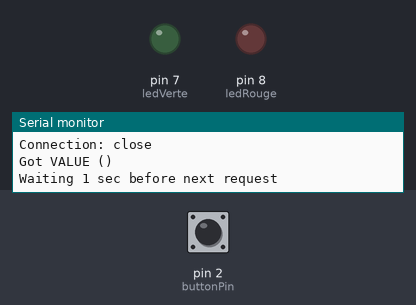
The sketch below on a simulated Arduino Leonardo, built with avr-gcc and run on an emulated ATmega32U4. On the bench: output pins drawn as LEDs (lit = HIGH), the last lines printed to the serial monitor. The inputs (shaded band) are chosen by the test bench; at power-on: pin 2 (buttonPin) LOW. WiFi joins after 1.5 s; servers stay silent unless stated; uploads are accepted with an empty reply.

Above: at 2.7 s.
2.8 s: pin 2 (buttonPin) pulled HIGH for 1.9 s
At 4.4 s:
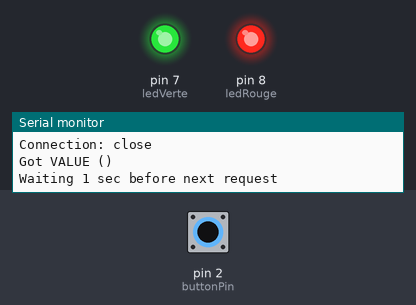
6.8 s: pin 2 (buttonPin) pulled HIGH for 3.2 s
At 12.5 s:
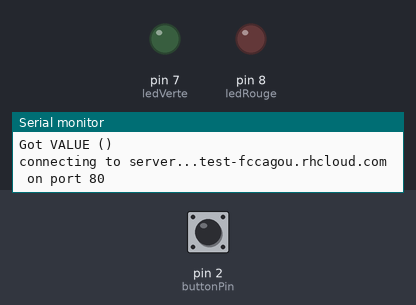
Timing chart, 0 to 14.0 s (numbered marks = the images above; inputs shaded):
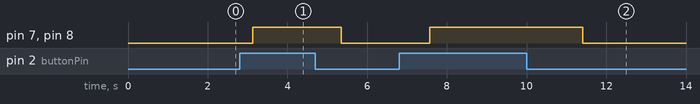

Measured:
- after the input at 2.8 s, pin 7 (ledVerte), pin 8 (ledRouge): LOW → HIGH after 0.32 s, → LOW 2.2 s later
- after the input at 6.8 s, pin 7 (ledVerte), pin 8 (ledRouge): LOW → HIGH after 0.77 s, → LOW 3.8 s later

The sketch:

webClient.ino
```cpp
/*

 Some code to interact between http server and hardware.

 Circuit:
 * Ethernet
 * Led red connected on pin 8
 * Led green connected on pin 7
 * Push button connected on pin 2

 Works with code http://test-fccagou.rhcloud.com/arduino.html

 created Nov 09 2014
 by Francois Chenais

 This code is in the public domain.


 */

#include <SPI.h>
#include <Ethernet.h>

#include <urllib.h>

// Enter a MAC address and IP address for your controller below.
// The IP address will be dependent on your local network:
byte mac[] = {
  0x00, 0xAA, 0xBB, 0xCC, 0xDE, 0x01 };

IPAddress ip(192,168,1,20);

// initialize the library instance:
EthernetClient client;

const unsigned long requestInterval = 1000;  // delay between requests

/* When tested on local network.

char serverName[] = "192.168.1.2";
int serverPort = 8051;

*/

char serverName[] = "test-fccagou.rhcloud.com";
int serverPort = 80;

unsigned long lastAttemptTime = 0;
String http_response = "";

int ledVerte = 7;
int ledRouge = 8;

Urllib url;


// Bouton
const int buttonPin = 2;
int buttonState = 0;
int buttonStatePrev = 0;


void setup() {

  pinMode(buttonPin, INPUT);

  pinMode(ledVerte, OUTPUT);
  pinMode(ledRouge, OUTPUT);
  // reserve space for the strings:
  http_response.reserve(512);

  // Open serial communications and wait for port to open:
  Serial.begin(9600);
  while (!Serial) {
    ; // wait for serial port to connect. Needed for Leonardo only
  }


  // attempt a DHCP connection:
  Serial.println("Attempting to get an IP address using DHCP:");
  if (!Ethernet.begin(mac)) {
    // if DHCP fails, start with a hard-coded address:
    Serial.println("failed to get an IP address using DHCP, trying manually");
    Ethernet.begin(mac, ip);
  }
  Serial.print("My address:");
  Serial.println(Ethernet.localIP());

}


void loop()
{


  buttonState = digitalRead(buttonPin);

  if (buttonState != buttonStatePrev)
  {

    if (buttonState == HIGH) {
      digitalWrite(ledRouge, HIGH);
      digitalWrite(ledVerte, HIGH);
      http_request(serverName, serverPort, "/arduino/led1/set/1");
      http_request(serverName, serverPort, "/arduino/led2/set/1");
    }
    else {
      digitalWrite(ledRouge, LOW);
      digitalWrite(ledVerte, LOW);
      http_request(serverName, serverPort, "/arduino/led1/set/0");
      http_request(serverName, serverPort, "/arduino/led2/set/0");
    }

    buttonStatePrev = buttonState;

    Serial.print("Led1: ");
    Serial.println(http_response);

  } else {

    http_request(serverName, serverPort, "/arduino/led1/get/");

    switch (http_response[0]) {

       case '0':
         digitalWrite(ledRouge, LOW);
         break;

       case '1':
         digitalWrite(ledRouge, HIGH);
         break;

    }


    http_request(serverName, serverPort, "/arduino/led2/get/");

    switch (http_response[0]) {

       case '0':
         digitalWrite(ledVerte, LOW);
         break;

       case '1':
         digitalWrite(ledVerte, HIGH);
         break;

    }


    int time2wait = lastAttemptTime + requestInterval - millis() ;

    if ( time2wait > 0 ) {
    // if you're not connected, and two minutes have passed since
    // your last connection, then attempt to connect again:
        Serial.print("Waiting ");
        Serial.print( time2wait / 1000 );
        Serial.println (" sec before next request");

        delay(time2wait);
    }

  }
}


void http_request(char * server, int port, char *path) {

  bool inBody = false;
  int nbNl = 0;

  // attempt to connect, and wait a millisecond:
  Serial.print("connecting to server...");
  Serial.print(server);
  Serial.print(" on port ");
  Serial.println(port);

  while ( ! client.connect(server, port) ) {
    Serial.print("connecting to server...");
    Serial.print(server);
    Serial.print(" on port ");
    Serial.println(port);

  }

  Serial.println("making HTTP request...");

  // make HTTP GET request to twitter:
  client.print("GET ");
  client.print(path);
  client.println(" HTTP/1.1");
  client.print("HOST: ");
  client.println(server);
  client.println("Connection: close");
  client.println();

  http_response = "";
  while (client.connected()) {
    while (client.available()) {
      // read incoming bytes:
      char inChar = client.read();
      //      Serial.print("[");
      Serial.print(inChar);
      //      Serial.print("]");

      if (inBody) {
        http_response += inChar;
      }
      else {

        switch(inChar) {

        case '\n':

          if (nbNl == 1) {
            //              Serial.println("HEADER-END");
            //              Serial.println("BODY-BEGIN");
            inBody = true;
          }
          else {
            nbNl++;
          }

          //            Serial.print("NBnl: ");
          //            Serial.println(nbNl);
          break;

        case '\r':
          break;

        default:
          nbNl = 0;
          break;
        }
      }
    }

    if (inBody) {

      Serial.print("\nGot VALUE (");
      Serial.print(http_response);
      Serial.println(")");
      inBody = false;
    }
  }

  client.stop();

  // note the time of this connect attempt:
  lastAttemptTime = millis();
}
```
